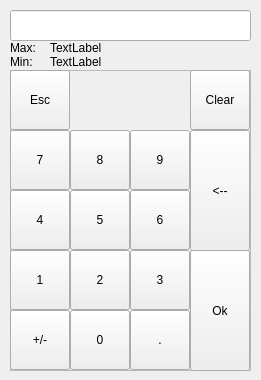
<?xml version="1.0" encoding="UTF-8"?>
<ui version="4.0">
 <class>Numpad</class>
 <widget class="QWidget" name="Numpad">
  <property name="geometry">
   <rect>
    <x>0</x>
    <y>0</y>
    <width>261</width>
    <height>380</height>
   </rect>
  </property>
  <property name="windowTitle">
   <string>Numpad</string>
  </property>
  <widget class="QLabel" name="lbl_max_value">
   <property name="geometry">
    <rect>
     <x>50</x>
     <y>40</y>
     <width>91</width>
     <height>16</height>
    </rect>
   </property>
   <property name="text">
    <string notr="true">TextLabel</string>
   </property>
   <property name="textFormat">
    <enum>Qt::AutoText</enum>
   </property>
  </widget>
  <widget class="QLineEdit" name="edValue">
   <property name="geometry">
    <rect>
     <x>10</x>
     <y>10</y>
     <width>241</width>
     <height>31</height>
    </rect>
   </property>
   <property name="font">
    <font>
     <pointsize>10</pointsize>
     <weight>75</weight>
     <bold>true</bold>
    </font>
   </property>
   <property name="focusPolicy">
    <enum>Qt::NoFocus</enum>
   </property>
   <property name="text">
    <string/>
   </property>
  </widget>
  <widget class="QLabel" name="lbl_min">
   <property name="geometry">
    <rect>
     <x>10</x>
     <y>54</y>
     <width>31</width>
     <height>16</height>
    </rect>
   </property>
   <property name="text">
    <string>Min:</string>
   </property>
  </widget>
  <widget class="QLabel" name="lbl_max">
   <property name="geometry">
    <rect>
     <x>10</x>
     <y>40</y>
     <width>31</width>
     <height>16</height>
    </rect>
   </property>
   <property name="text">
    <string>Max:</string>
   </property>
  </widget>
  <widget class="QFrame" name="keyholder">
   <property name="geometry">
    <rect>
     <x>10</x>
     <y>70</y>
     <width>241</width>
     <height>301</height>
    </rect>
   </property>
   <property name="frameShape">
    <enum>QFrame::StyledPanel</enum>
   </property>
   <property name="frameShadow">
    <enum>QFrame::Raised</enum>
   </property>
   <widget class="QPushButton" name="btn_6">
    <property name="geometry">
     <rect>
      <x>120</x>
      <y>120</y>
      <width>60</width>
      <height>60</height>
     </rect>
    </property>
    <property name="focusPolicy">
     <enum>Qt::NoFocus</enum>
    </property>
    <property name="statusTip">
     <string notr="true"/>
    </property>
    <property name="text">
     <string notr="true">6</string>
    </property>
    <property name="btnMode" stdset="0">
     <number>1</number>
    </property>
    <property name="btnNormal" stdset="0">
     <string notr="true">6</string>
    </property>
    <property name="btnShift" stdset="0">
     <string notr="true">6</string>
    </property>
   </widget>
   <widget class="QPushButton" name="btn_1">
    <property name="geometry">
     <rect>
      <x>0</x>
      <y>180</y>
      <width>60</width>
      <height>60</height>
     </rect>
    </property>
    <property name="focusPolicy">
     <enum>Qt::NoFocus</enum>
    </property>
    <property name="statusTip">
     <string notr="true"/>
    </property>
    <property name="text">
     <string notr="true">1</string>
    </property>
    <property name="btnMode" stdset="0">
     <number>1</number>
    </property>
    <property name="btnNormal" stdset="0">
     <string notr="true">1</string>
    </property>
    <property name="btnShift" stdset="0">
     <string notr="true">1</string>
    </property>
   </widget>
   <widget class="QPushButton" name="btn_escape">
    <property name="geometry">
     <rect>
      <x>0</x>
      <y>0</y>
      <width>60</width>
      <height>60</height>
     </rect>
    </property>
    <property name="focusPolicy">
     <enum>Qt::NoFocus</enum>
    </property>
    <property name="statusTip">
     <string notr="true">1¿escape¿¿</string>
    </property>
    <property name="text">
     <string notr="true">Esc</string>
    </property>
    <property name="btnMode" stdset="0">
     <number>2</number>
    </property>
    <property name="btnNormal" stdset="0">
     <string notr="true">escape</string>
    </property>
    <property name="btnShift" stdset="0">
     <string notr="true"/>
    </property>
   </widget>
   <widget class="QPushButton" name="btn_8">
    <property name="geometry">
     <rect>
      <x>60</x>
      <y>60</y>
      <width>60</width>
      <height>60</height>
     </rect>
    </property>
    <property name="focusPolicy">
     <enum>Qt::NoFocus</enum>
    </property>
    <property name="statusTip">
     <string notr="true"/>
    </property>
    <property name="text">
     <string notr="true">8</string>
    </property>
    <property name="btnMode" stdset="0">
     <number>1</number>
    </property>
    <property name="btnNormal" stdset="0">
     <string notr="true">8</string>
    </property>
    <property name="btnShift" stdset="0">
     <string notr="true">8</string>
    </property>
   </widget>
   <widget class="QPushButton" name="btn_0">
    <property name="geometry">
     <rect>
      <x>60</x>
      <y>240</y>
      <width>60</width>
      <height>60</height>
     </rect>
    </property>
    <property name="focusPolicy">
     <enum>Qt::NoFocus</enum>
    </property>
    <property name="statusTip">
     <string notr="true"/>
    </property>
    <property name="text">
     <string notr="true">0</string>
    </property>
    <property name="btnMode" stdset="0">
     <number>1</number>
    </property>
    <property name="btnNormal" stdset="0">
     <string notr="true">0</string>
    </property>
    <property name="btnShift" stdset="0">
     <string notr="true">0</string>
    </property>
   </widget>
   <widget class="QPushButton" name="btn_9">
    <property name="geometry">
     <rect>
      <x>120</x>
      <y>60</y>
      <width>60</width>
      <height>60</height>
     </rect>
    </property>
    <property name="focusPolicy">
     <enum>Qt::NoFocus</enum>
    </property>
    <property name="statusTip">
     <string notr="true"/>
    </property>
    <property name="text">
     <string notr="true">9</string>
    </property>
    <property name="btnMode" stdset="0">
     <number>1</number>
    </property>
    <property name="btnNormal" stdset="0">
     <string notr="true">9</string>
    </property>
    <property name="btnShift" stdset="0">
     <string notr="true">9</string>
    </property>
   </widget>
   <widget class="QPushButton" name="btn_clear">
    <property name="geometry">
     <rect>
      <x>180</x>
      <y>0</y>
      <width>60</width>
      <height>60</height>
     </rect>
    </property>
    <property name="focusPolicy">
     <enum>Qt::NoFocus</enum>
    </property>
    <property name="statusTip">
     <string notr="true"/>
    </property>
    <property name="text">
     <string notr="true">Clear</string>
    </property>
    <property name="btnMode" stdset="0">
     <number>2</number>
    </property>
    <property name="btnNormal" stdset="0">
     <string notr="true">clear</string>
    </property>
    <property name="btnShift" stdset="0">
     <string notr="true"/>
    </property>
   </widget>
   <widget class="QPushButton" name="btn_2">
    <property name="geometry">
     <rect>
      <x>60</x>
      <y>180</y>
      <width>60</width>
      <height>60</height>
     </rect>
    </property>
    <property name="focusPolicy">
     <enum>Qt::NoFocus</enum>
    </property>
    <property name="statusTip">
     <string notr="true"/>
    </property>
    <property name="text">
     <string notr="true">2</string>
    </property>
    <property name="btnMode" stdset="0">
     <number>1</number>
    </property>
    <property name="btnNormal" stdset="0">
     <string notr="true">2</string>
    </property>
    <property name="btnShift" stdset="0">
     <string notr="true">2</string>
    </property>
   </widget>
   <widget class="QPushButton" name="btn_3">
    <property name="geometry">
     <rect>
      <x>120</x>
      <y>180</y>
      <width>60</width>
      <height>60</height>
     </rect>
    </property>
    <property name="focusPolicy">
     <enum>Qt::NoFocus</enum>
    </property>
    <property name="statusTip">
     <string notr="true"/>
    </property>
    <property name="text">
     <string notr="true">3</string>
    </property>
    <property name="btnMode" stdset="0">
     <number>1</number>
    </property>
    <property name="btnNormal" stdset="0">
     <string notr="true">3</string>
    </property>
    <property name="btnShift" stdset="0">
     <string notr="true">3</string>
    </property>
   </widget>
   <widget class="QPushButton" name="btn_4">
    <property name="geometry">
     <rect>
      <x>0</x>
      <y>120</y>
      <width>60</width>
      <height>60</height>
     </rect>
    </property>
    <property name="focusPolicy">
     <enum>Qt::NoFocus</enum>
    </property>
    <property name="statusTip">
     <string notr="true"/>
    </property>
    <property name="text">
     <string notr="true">4</string>
    </property>
    <property name="btnMode" stdset="0">
     <number>1</number>
    </property>
    <property name="btnNormal" stdset="0">
     <string notr="true">4</string>
    </property>
    <property name="btnShift" stdset="0">
     <string notr="true">4</string>
    </property>
   </widget>
   <widget class="QPushButton" name="btn_5">
    <property name="geometry">
     <rect>
      <x>60</x>
      <y>120</y>
      <width>60</width>
      <height>60</height>
     </rect>
    </property>
    <property name="focusPolicy">
     <enum>Qt::NoFocus</enum>
    </property>
    <property name="statusTip">
     <string notr="true"/>
    </property>
    <property name="text">
     <string notr="true">5</string>
    </property>
    <property name="btnMode" stdset="0">
     <number>1</number>
    </property>
    <property name="btnNormal" stdset="0">
     <string notr="true">5</string>
    </property>
    <property name="btnShift" stdset="0">
     <string notr="true">5</string>
    </property>
   </widget>
   <widget class="QPushButton" name="btn_7">
    <property name="geometry">
     <rect>
      <x>0</x>
      <y>60</y>
      <width>60</width>
      <height>60</height>
     </rect>
    </property>
    <property name="focusPolicy">
     <enum>Qt::NoFocus</enum>
    </property>
    <property name="statusTip">
     <string notr="true"/>
    </property>
    <property name="text">
     <string notr="true">7</string>
    </property>
    <property name="btnMode" stdset="0">
     <number>1</number>
    </property>
    <property name="btnNormal" stdset="0">
     <string notr="true">7</string>
    </property>
    <property name="btnShift" stdset="0">
     <string notr="true">7</string>
    </property>
   </widget>
   <widget class="QPushButton" name="btn_enter">
    <property name="geometry">
     <rect>
      <x>180</x>
      <y>180</y>
      <width>60</width>
      <height>121</height>
     </rect>
    </property>
    <property name="focusPolicy">
     <enum>Qt::NoFocus</enum>
    </property>
    <property name="statusTip">
     <string notr="true"/>
    </property>
    <property name="text">
     <string notr="true">Ok</string>
    </property>
    <property name="btnMode" stdset="0">
     <number>2</number>
    </property>
    <property name="btnNormal" stdset="0">
     <string notr="true">ok</string>
    </property>
    <property name="btnShift" stdset="0">
     <string notr="true"/>
    </property>
   </widget>
   <widget class="QPushButton" name="btn_period">
    <property name="geometry">
     <rect>
      <x>120</x>
      <y>240</y>
      <width>60</width>
      <height>60</height>
     </rect>
    </property>
    <property name="focusPolicy">
     <enum>Qt::NoFocus</enum>
    </property>
    <property name="statusTip">
     <string notr="true"/>
    </property>
    <property name="text">
     <string notr="true">.</string>
    </property>
    <property name="btnMode" stdset="0">
     <number>2</number>
    </property>
    <property name="btnNormal" stdset="0">
     <string notr="true">period</string>
    </property>
    <property name="btnShift" stdset="0">
     <string notr="true"/>
    </property>
   </widget>
   <widget class="QPushButton" name="btn_backspace">
    <property name="geometry">
     <rect>
      <x>180</x>
      <y>60</y>
      <width>60</width>
      <height>121</height>
     </rect>
    </property>
    <property name="focusPolicy">
     <enum>Qt::NoFocus</enum>
    </property>
    <property name="statusTip">
     <string notr="true"/>
    </property>
    <property name="text">
     <string notr="true">&lt;--</string>
    </property>
    <property name="btnMode" stdset="0">
     <number>2</number>
    </property>
    <property name="btnNormal" stdset="0">
     <string notr="true">backspace</string>
    </property>
    <property name="btnShift" stdset="0">
     <string notr="true"/>
    </property>
   </widget>
   <widget class="QPushButton" name="btn_10">
    <property name="geometry">
     <rect>
      <x>0</x>
      <y>240</y>
      <width>60</width>
      <height>60</height>
     </rect>
    </property>
    <property name="focusPolicy">
     <enum>Qt::NoFocus</enum>
    </property>
    <property name="statusTip">
     <string notr="true"/>
    </property>
    <property name="text">
     <string notr="true">+/-</string>
    </property>
    <property name="btnMode" stdset="0">
     <number>2</number>
    </property>
    <property name="btnNormal" stdset="0">
     <string notr="true">pm</string>
    </property>
    <property name="btnShift" stdset="0">
     <string notr="true">0</string>
    </property>
   </widget>
  </widget>
  <widget class="QLabel" name="lbl_min_value">
   <property name="geometry">
    <rect>
     <x>50</x>
     <y>54</y>
     <width>91</width>
     <height>16</height>
    </rect>
   </property>
   <property name="text">
    <string notr="true">TextLabel</string>
   </property>
  </widget>
 </widget>
 <resources/>
 <connections/>
</ui>
